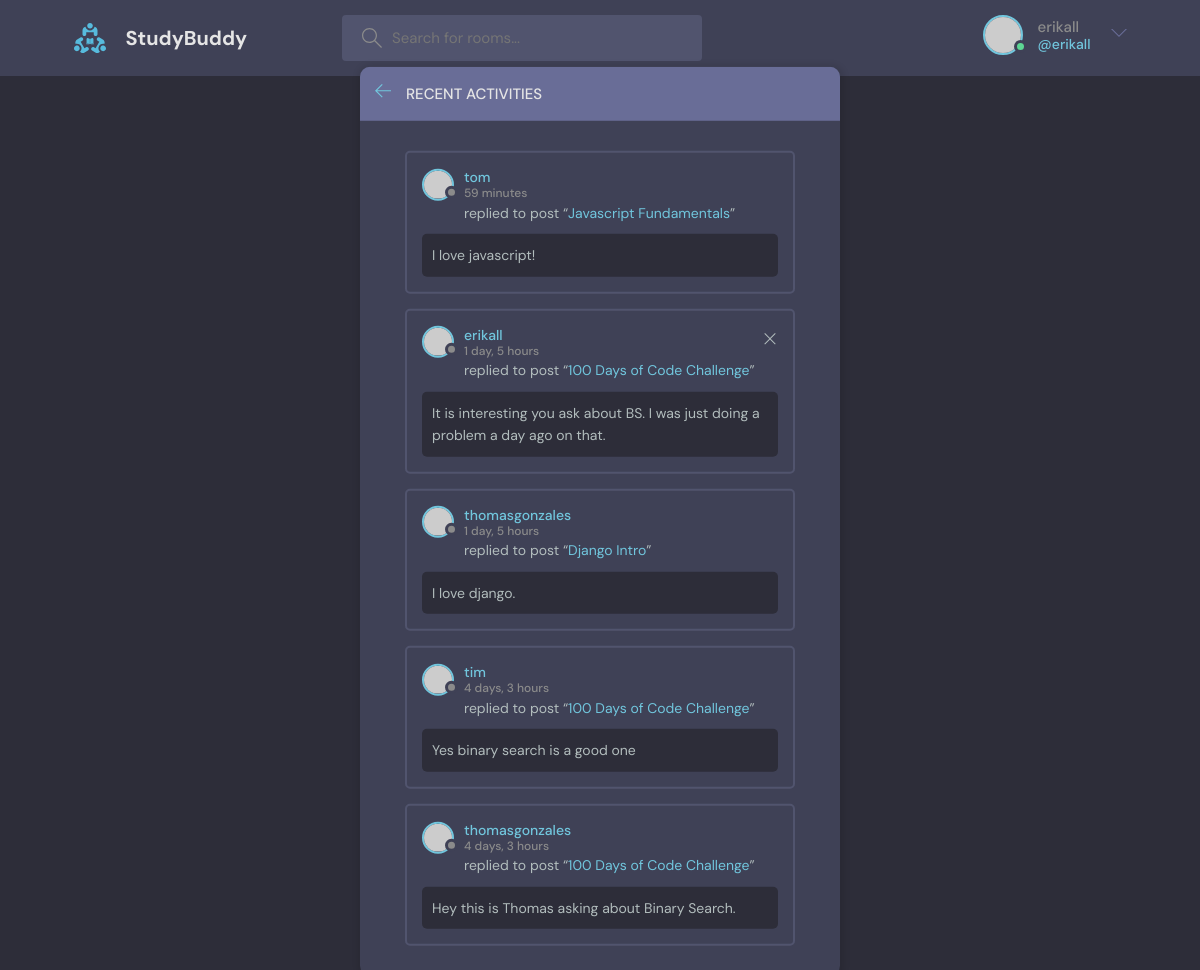
The page /activity/ (signed in) on the database its author committed.
### base/models.py (models this page shows, shortened)
class Message(models.Model):
   user = models.ForeignKey(User, on_delete=models.CASCADE)
   room = models.ForeignKey(Room, on_delete=models.CASCADE)
   body = models.TextField()
   updated = models.DateTimeField(auto_now=True)
   created = models.DateTimeField(auto_now_add=True)
   class Meta:
      ordering = ['-updated', '-created']

class Room(models.Model):
   host = models.ForeignKey(User, on_delete=models.SET_NULL, null=True)
   topic = models.ForeignKey(Topic, on_delete= models.SET_NULL, null=True)
   name = models.CharField(max_length=200)
   description = models.TextField(null=True, blank=True)
   participants = models.ManyToManyField(User, related_name='participants', blank=True)
   updated = models.DateTimeField(auto_now=True)
   created = models.DateTimeField(auto_now_add=True)
   class Meta:
      ordering = ['-updated', '-created']

### base/views.py (the view)
# urls.py: path('activity/', views.activityPage, name="activity")
def activityPage(request):
    room_messages = Message.objects.all()
    return render(request, 'base/activity.html', {'room_messages': room_messages})

### base/templates/base/activity.html
{% extends 'main.html' %}
{% block content %}
    <main class="layout">
      <div class="container">
        <div class="layout__box">
          <div class="layout__boxHeader">
            <div class="layout__boxTitle">
              <a href="{% url 'home' %}">
                <svg version="1.1" xmlns="http://www.w3.org/2000/svg" width="32" height="32" viewBox="0 0 32 32">
                  <title>arrow-left</title>
                  <path
                    d="M13.723 2.286l-13.723 13.714 13.719 13.714 1.616-1.611-10.96-10.96h27.625v-2.286h-27.625l10.965-10.965-1.616-1.607z"
                  ></path>
                </svg>
              </a>
              <h3>Recent Activities</h3>
            </div>
          </div>
          <div class="activities-page layout__body">
            {% for message in room_messages %}
            <div class="activities__box">
              <div class="activities__boxHeader roomListRoom__header">
                <a href="{% url 'user-profile' message.user.id %}" class="roomListRoom__author">
                  <div class="avatar avatar--small">
                    <img src="https://randomuser.me/api/portraits/women/11.jpg" />
                  </div>
                  <p>
                    {{message.user}}
                    <span>{{message.created|timesince}}</span>
                  </p>
                </a>
                {% if request.user == message.user %}
                <div class="roomListRoom__actions">
                  <a href="{% url 'delete-message' message.id %}">
                    <svg version="1.1" xmlns="http://www.w3.org/2000/svg" width="32" height="32" viewBox="0 0 32 32">
                      <title>remove</title>
                      <path
                        d="M27.314 6.019l-1.333-1.333-9.98 9.981-9.981-9.981-1.333 1.333 9.981 9.981-9.981 9.98 1.333 1.333 9.981-9.98 9.98 9.98 1.333-1.333-9.98-9.98 9.98-9.981z"
                      ></path>
                    </svg>
                  </a>
                </div>
                {% endif %}
              </div>
              <div class="activities__boxContent">
                <p>replied to post “<a href="{% url 'room' message.room.id %}">{{message.room.name}}</a>”</p>
                <div class="activities__boxRoomContent">
                    {{message.body}}
                </div>
              </div>
            </div>
            {% endfor %}
          </div>
        </div>
      </div>
    </main>
    {% endblock content %}

### templates/navbar.html (shortened to what this page needs)
{% load static %}
<header class="header header--loggedIn">
    <div class="container">
      <a href="{% url 'home' %}" class="header__logo">
        <img src="{% static 'images/logo.svg' %}" />
        <h1>StudyBuddy</h1>
      </a>
      <form class="header__search" method="GET" action="{% url 'home' %}">
        <label>
          <input name="q" placeholder="Search for rooms..." />
        </label>
      </form>
      <nav class="header__menu">
        {% if request.user.is_authenticated %}
        <div class="header__user">
          <a href="{% url 'update-user' %}">
            <div class="avatar avatar--medium active">
              <img src="https://randomuser.me/api/portraits/men/37.jpg" />
            </div>
            <p>{{request.user.username}} <span>@{{request.user.username}}</span></p>
          </a>
          <button class="dropdown-button">
            <svg version="1.1" xmlns="http://www.w3.org/2000/svg" width="32" height="32" viewBox="0 0 32 32">
              <title>chevron-down</title>
              <path d="M16 21l-13-13h-3l16 16 16-16h-3l-13 13z"></path>
            </svg>
          </button>
        </div>
        {% else %}
        <a href="{% url 'login' %}">
          <img src="{% static 'images/avatar.svg' %}" />
          <p>Login</p>
        </a>
        {% endif %}
      </nav>
    </div>
  </header>

### rows shown on the page
Message: user "tom", created "59 minutes", room.name "Javascript Fundamentals", body "I love javascript!"
Message: user "erikall", created "1 day, 5 hours", room.name "100 Days of Code Challenge", body "It is interesting you ask about BS. I was just doing a problem a day ago on that."
Message: user "thomasgonzales", created "1 day, 5 hours", room.name "Django Intro", body "I love django."
Message: user "tim", created "4 days, 3 hours", room.name "100 Days of Code Challenge", body "Yes binary search is a good one"
Message: user "thomasgonzales", created "4 days, 3 hours", room.name "100 Days of Code Challenge", body "Hey this is Thomas asking about Binary Search."

### other values the page prints
{{ request.user.username }} "erikall"
